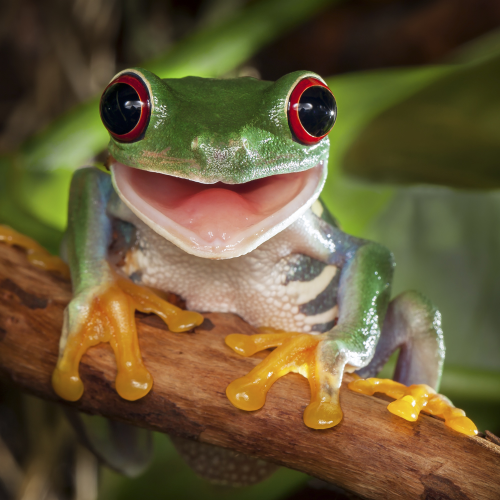
#> input picture images/happy-frog.jpg, 1000 x 1000 px (shown at 1/2 size)
$ jupyter execute 0_convolutions.ipynb
#> lines starting #> are read from the running program, lines starting #| are printed output that depends on the picture
# Representación digital de imágenes

Una imagen digital es una matriz, o array multidimensional, de números en donde cada celda de la matriz es un píxel:

### Qué es un pixel?

El píxel representa el valor de una magnitud física.
- Cantidad de luz en un punto de una escena.
- Valor de color (cantidad de radiación en la frecuencia del rojo, verde y azul).
- Nivel de radiación infrarroja, rayos X, etc. En general,cualquier radiación electromagnética.
- Profundidad (distancia) de una escena en una dirección.
- Cantidad de presión ejercida en un punto.
- Nivel de absorción de determinada radiación.

[cell 1]
import cv2
import matplotlib.pylab as plt
from PIL import Image
import numpy as np
import math
from skimage.exposure import rescale_intensity

[cell 2]
img_bgr = cv2.imread("images/happy-frog.jpg")
#> img_bgr is the input picture: shape (1000, 1000, 3); mean B, G, R 55.3, 88.6, 104.1
img = cv2.cvtColor(img_bgr, cv2.COLOR_BGR2RGB)
height, width, n_channels = img.shape
#> height = 1000; width = 1000; n_channels = 3
print(f"width: {width} pixels")
#| width: 1000 pixels
print(f"height: {height} pixels")
#| height: 1000 pixels
print(f"channels: {n_channels}")
#| channels: 3
plt.imshow(img)
plt.show()

[cell 3]
height, width, n_channels = img.shape
fig, axes = plt.subplots(figsize=(10,5), ncols=n_channels)
for ax, ch, title in zip(axes, np.rollaxis(img, axis=2), ["R", "G", "B"]):
    ax.imshow(ch, cmap="gray")
    ax.set_title(title)
#> this loop made 3 passes
#> title on passes 1 to 3: 'R', 'G', 'B'
plt.show()
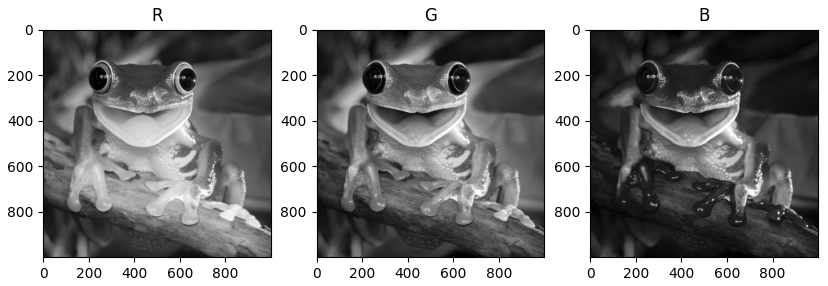
#> figure drawn by matplotlib, 3 panels
